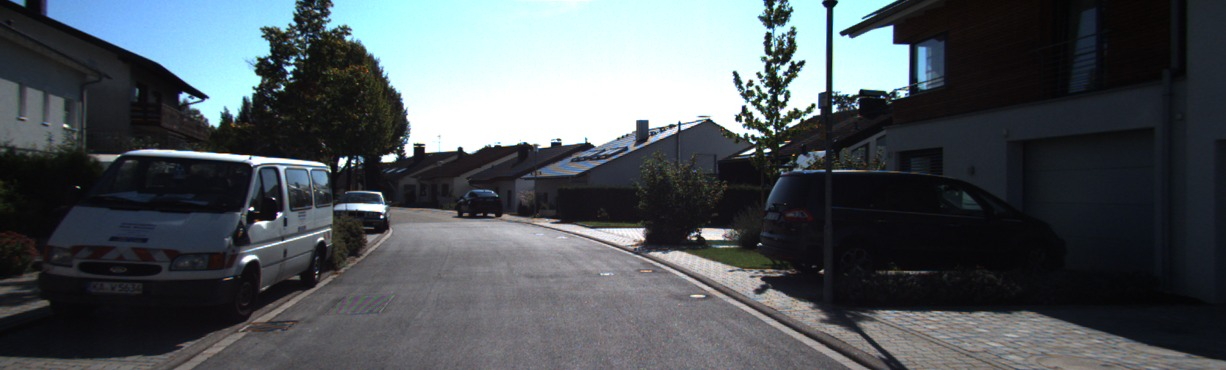
#> input picture data/image1.jpg, 1226 x 370 px
$ python 2.3.1.py
#> lines starting #> are read from the running program, lines starting #| are printed output that depends on the picture
import cv2
import numpy as np
from skimage.measure import ransac
from skimage.transform import AffineTransform
img1 = cv2.imread("../data/image1.jpg")
#> img1 is the input picture: shape (370, 1226, 3); mean B, G, R 90.4, 85.9, 79.1
img2 = cv2.imread("../data/image2.jpg")
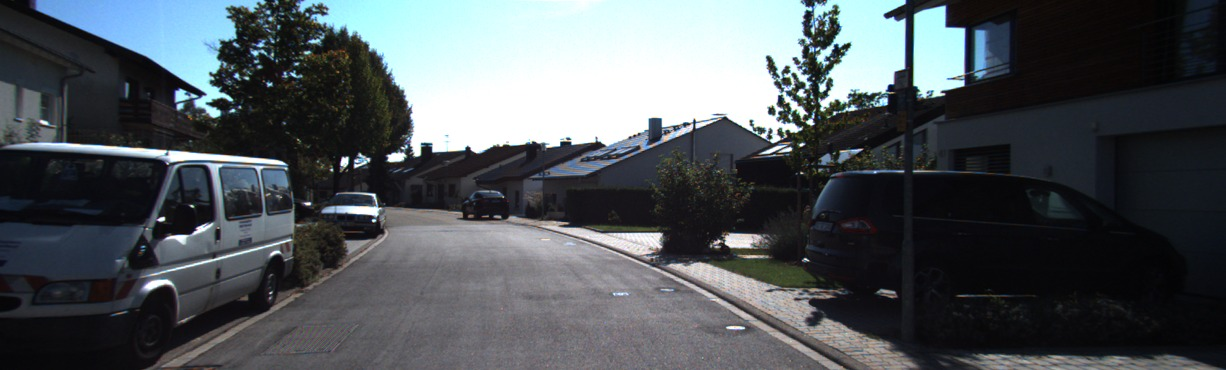
#> input picture data/image2.jpg, 1226 x 370 px
#> img2 is the input picture: shape (370, 1226, 3); mean B, G, R 89.8, 85.6, 79.5


gray_img1 = cv2.cvtColor(img1, cv2.COLOR_BGR2GRAY)
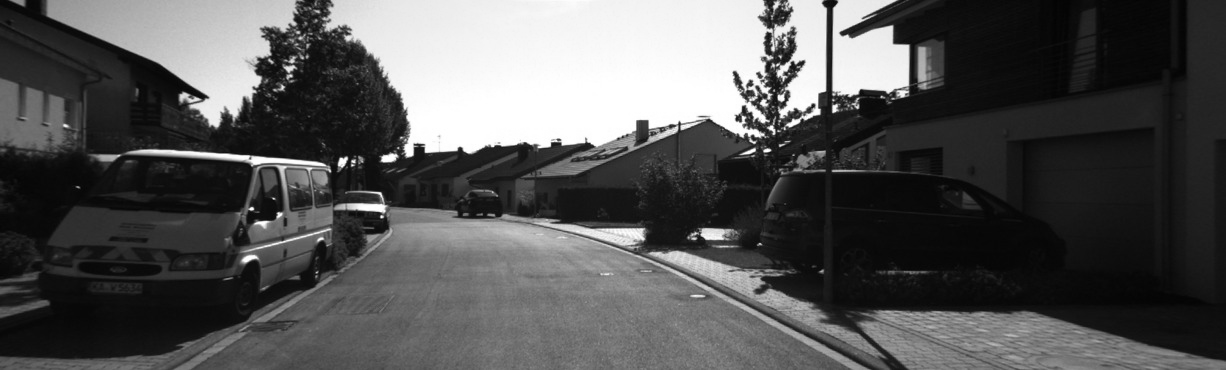
#> gray_img1: shape (370, 1226); min 3, max 255, mean 84.4
gray_img2 = cv2.cvtColor(img2, cv2.COLOR_BGR2GRAY)
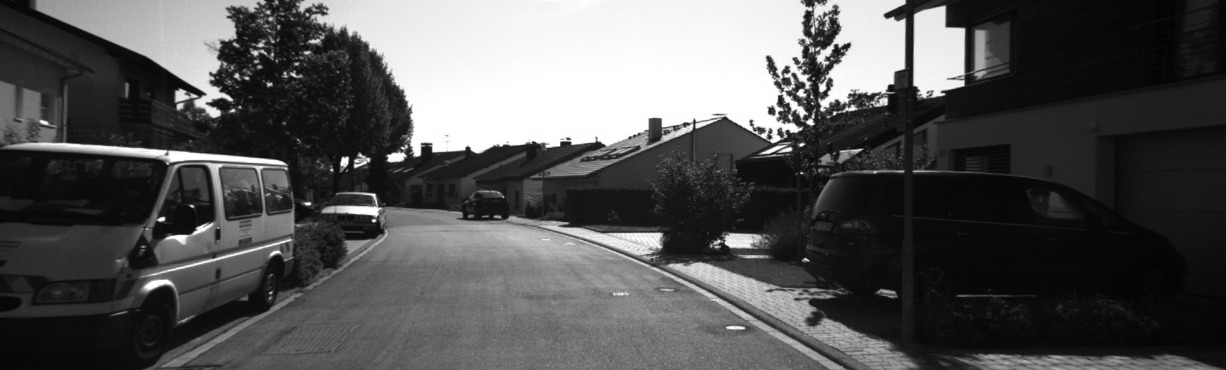
#> gray_img2: shape (370, 1226); min 1, max 255, mean 84.3


sift = cv2.SIFT_create()


keypoints1, descriptors1 = sift.detectAndCompute(gray_img1, None)
#> keypoints1 = 1354 keypoints; strongest (x, y, size): (342, 162, 5.9), (252, 209, 2.6), (389, 158, 7.6), (781, 98, 4.4)
keypoints2, descriptors2 = sift.detectAndCompute(gray_img2, None)
#> keypoints2 = 1580 keypoints; strongest (x, y, size): (344, 161, 5.7), (395, 157, 8.4), (810, 122, 4.4), (771, 111, 5)


bf_matcher = cv2.FlannBasedMatcher()


matches = bf_matcher.knnMatch(descriptors1, descriptors2, k=2)
#> matches = 1354 matches

good_matches = []
for match1, match2 in matches:
    if match1.distance < 0.8 * match2.distance:
        good_matches.append(match1)
#> after the loop, good_matches = 474 matches
good_matches.sort(key=lambda x: x.distance)

src_points = np.float32([keypoints1[match.queryIdx].pt for match in good_matches]).reshape(-1, 1, 2)
#> src_points = 474 rows, first 8: [470.4, 148.3], [460.1, 148.9], [460.1, 148.9], [688.6, 117.3], [368.1, 212.6], [563.9, 142.8], [574.2, 156.1], [763.4, 39.97]
dst_points = np.float32([keypoints2[match.trainIdx].pt for match in good_matches]).reshape(-1, 1, 2)
#> dst_points = 474 rows, first 8: [478.1, 148], [467.7, 148.3], [467.7, 148.3], [704, 115.5], [359, 216.1], [573.8, 142], [584, 155.7], [802.3, 19.51]

src_points=src_points.reshape((-1, 2))
#> src_points = 474 pairs, first value 22.39 to 1025.1, second value 5.29 to 362.8
dst_points=dst_points.reshape((-1, 2))
#> dst_points = 474 pairs, first value 19.72 to 1055.2, second value 2.32 to 364.2

_, inliers = ransac((src_points, dst_points), AffineTransform,
                     min_samples=4, residual_threshold=8, max_trials=10000)


src_points = src_points[inliers]
#> src_points = 250 pairs, first value 258.9 to 930.2, second value 24.55 to 274.5
dst_points = dst_points[inliers]
#> dst_points = 250 pairs, first value 222.4 to 990.6, second value 3.33 to 294.8


img_matches = cv2.drawMatches(img1, keypoints1, img2, keypoints2, good_matches[:100], None, flags=cv2.DrawMatchesFlags_NOT_DRAW_SINGLE_POINTS)
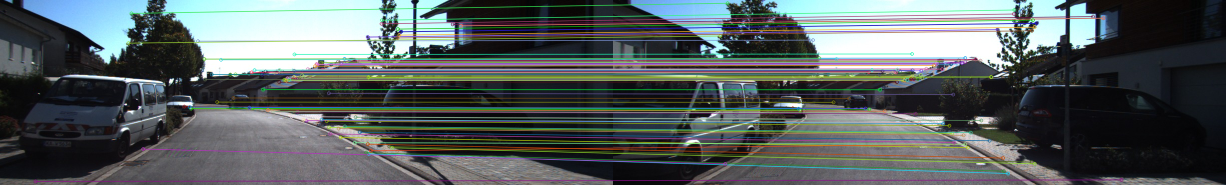
#> img_matches: shape (370, 2452, 3) (shown at 1/2 size); mean B, G, R 93.4, 93.1, 85.7

src_pts=src_points.squeeze()
#> src_pts has the same summary as src_points
dst_pts=dst_points.squeeze()
#> dst_pts has the same summary as dst_points


np.savez('q2.3_1.npz', src_points=src_pts, dst_points=dst_pts)


cv2.imwrite('2_3_1_fig1.png', img_matches)

#cv2.imshow('Keypoints and Matches', img_matches)
#cv2.waitKey(0)
#cv2.destroyAllWindows()
